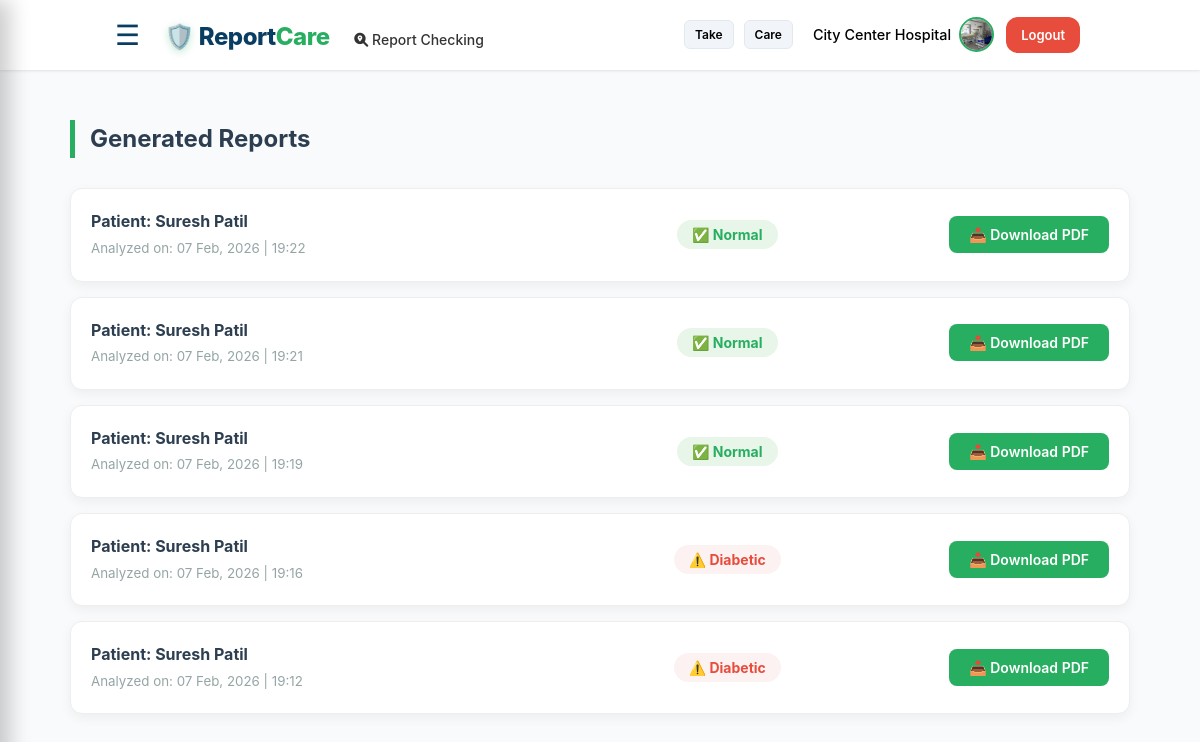
/my-generated-reports (signed in), run on the app's committed database.
### app.py (models this page shows)
class User(db.Model):
    id = db.Column(db.Integer, primary_key=True)
    role = db.Column(db.String(20)) # 'Lab' or 'Other'
    email = db.Column(db.String(100), unique=True, nullable=False)
    password = db.Column(db.String(100), nullable=False)
    name = db.Column(db.String(100))
    phone = db.Column(db.String(20))
    address = db.Column(db.Text)
    license_no = db.Column(db.String(100)) # Special for Lab
    profile_pic = db.Column(db.String(200), default='default_user.png')
    signature_img = db.Column(db.String(200))

class Report(db.Model):
    id = db.Column(db.Integer, primary_key=True)
    patient_id = db.Column(db.Integer, db.ForeignKey('patient.id'))
    prediction_result = db.Column(db.String(100))
    accuracy = db.Column(db.String(20))
    glucose = db.Column(db.Float)
    bp = db.Column(db.Float)
    insulin = db.Column(db.Float)
    bmi = db.Column(db.Float)
    pregnancies = db.Column(db.Integer)
    skin = db.Column(db.Float)
    dpf = db.Column(db.Float)
    remarks = db.Column(db.Text)
    date = db.Column(db.DateTime, default=datetime.utcnow)
    risk_score = db.Column(db.Float)

class Patient(db.Model):
    id = db.Column(db.Integer, primary_key=True)
    lab_id = db.Column(db.Integer, db.ForeignKey('user.id')) # Kis Lab ne create kiya
    name = db.Column(db.String(100), nullable=False)
    age = db.Column(db.Integer)
    gender = db.Column(db.String(10))
    phone = db.Column(db.String(20))
    created_at = db.Column(db.DateTime, default=datetime.utcnow)
    reports = db.relationship('Report', backref='patient', cascade="all, delete-orphan")

### app.py (the view)
@app.route('/my-generated-reports')
def generated_reports():
    if 'user_id' not in session: return redirect(url_for('login'))
    user_id = session['user_id']
    reports = Report.query.join(Patient).filter(Patient.lab_id == user_id).order_by(Report.date.desc()).all()
    return render_template('reports_list.html', title="Generated Reports", reports=reports)

### app.py (called while the page is built)
@app.context_processor
def inject_user():
    user = User.query.get(session.get('user_id')) if 'user_id' in session else None
    return dict(current_user=user)

### templates/reports_list.html
{% extends "base.html" %}
{% block content %}
<div style="max-width: 1100px; margin: 50px auto; padding: 0 20px;">
    <div style="display: flex; justify-content: space-between; align-items: center; margin-bottom: 30px;">
        <h2 style="color: #2c3e50; border-left: 5px solid #27AE60; padding-left: 15px;">{{ title }}</h2>
    </div>
    <div class="reports-container" style="display: flex; flex-direction: column; gap: 15px;">
        {% if reports %}
            {% for report in reports %}
            <div class="report-card" style="background: white; border-radius: 12px; padding: 20px; display: flex; align-items: center; box-shadow: 0 4px 12px rgba(0,0,0,0.05); border: 1px solid #eee;">
                <div style="flex: 2;">
                    <h4 style="margin: 0; color: #2c3e50;">Patient: {{ report.patient.name }}</h4>
                    <small style="color: #95a5a6;">Analyzed on: {{ report.date.strftime('%d %b, %Y | %H:%M') }}</small>
                </div>
                <div style="flex: 1; text-align: center;">
                    {% if report.prediction_result == 'Diabetic' %}
                        <span style="background: #fdf2f2; color: #e74c3c; padding: 6px 15px; border-radius: 20px; font-weight: bold; font-size: 14px;">⚠️ {{ report.prediction_result }}</span>
                    {% else %}
                        <span style="background: #e8f5e9; color: #27AE60; padding: 6px 15px; border-radius: 20px; font-weight: bold; font-size: 14px;">✅ {{ report.prediction_result }}</span>
                    {% endif %}
                </div>
                <div style="flex: 1; text-align: right;">
                    <a href="/download-report/{{ report.id }}" style="text-decoration: none; background: #27AE60; color: white; padding: 10px 20px; border-radius: 8px; font-weight: 600; font-size: 14px; transition: 0.3s;">
                        📥 Download PDF
                    </a>
                </div>
            </div>
            {% endfor %}
        {% else %}
            <div style="text-align: center; padding: 50px; background: white; border-radius: 15px;">
                <p style="color: #7f8c8d; font-size: 18px;">No reports found in the records.</p>
                <a href="/create-patient" style="color: #27AE60; font-weight: bold;">Create a patient to start analysis</a>
            </div>
        {% endif %}
    </div>
</div>
{% endblock %}

### templates/base.html (shortened to what this page needs)
<!DOCTYPE html>
<html lang="en">
<head>
    <link rel="stylesheet" href="/static/css/style.css">
    <link rel="stylesheet" type="text/css" href="https://cdn.jsdelivr.net/npm/toastify-js/src/toastify.min.css">
    <link rel="stylesheet" href="https://cdnjs.cloudflare.com/ajax/libs/font-awesome/6.0.0/css/all.min.css">
</head>
<body>
<nav class="navbar">
    <div class="left">
        <span class="menu" onclick="toggleMenu()" style="margin-right: 15px; cursor:pointer;">☰</span>
        <span class="logo">
            <span class="shield">🛡️</span> Report<span style="color:#27AE60;">Care</span>
        </span>
        <a href="/verifyreport" style="margin-left: 20px; text-decoration: none; color: #333; font-size: 14px; font-weight: 500;">
        <i class="fas fa-search-location"></i> Report Checking
    </a>
    </div>
    <div class="right" style="display: flex; align-items: center; gap: 15px;">
        <div class="lang-buttons">
            <button>Take</button>
            <button>Care</button>
        </div>
        {% if current_user %}
            <div class="user-profile-nav" style="display: flex; align-items: center; gap: 12px;">
                <a href="/profile" style="display: flex; align-items: center; text-decoration: none; gap: 8px;">
                    <span style="color: black; font-size: 0.9rem; font-weight: 500;">{{ current_user.name }}</span>
                    <img src="{{ url_for('static', filename='uploads/profile_pictures/' + (current_user.profile_pic if current_user.profile_pic else 'default_user.png')) }}"
                         class="nav-profile-img" alt="Profile"
                         style="width: 35px; height: 35px; border-radius: 50%; object-fit: cover; border: 2px solid #27AE60;">
                </a>
                <a href="/logout" class="btn logout-btn" style="background-color: #e74c3c; padding: 6px 12px; font-size: 13px;">Logout</a>
            </div>
        {% else %}
            <a href="/login" class="btn">Login</a>
            <a href="/register" class="btn">Register</a>
        {% endif %}
    </div>
</nav>
{% block content %}{% endblock %}
</body>
</html>

### static/css/style.css (style rules this page uses)
:root { --primary: #0A3D62; --secondary: #27AE60; --accent: #10b981; --dark: #1e293b; --light: #f8fafc; --white: #ffffff; --shadow: 0 10px 25px -5px rgba(0, 0, 0, 0.1), 0 8px 10px -6px rgba(0, 0, 0, 0.1); --transition: all 0.3s cubic-bezier(0.4, 0, 0.2, 1); }
* { margin: 0; padding: 0; box-sizing: border-box; font-family: 'Inter', -apple-system, BlinkMacSystemFont, "Segoe UI", Roboto, sans-serif; }
body { background: var(--light); color: var(--dark); line-height: 1.6; }
.navbar { height: 70px; display: flex; align-items: center; justify-content: space-between; background: rgba(255, 255, 255, 0.95); backdrop-filter: blur(10px); padding: 0 10%; box-shadow: 0 1px 3px rgba(0,0,0,0.1); position: sticky; top: 0; z-index: 1200; transition: var(--transition); }
.logo { font-size: 24px; font-weight: 800; letter-spacing: -0.5px; color: var(--primary); text-decoration: none; }
.logo .shield { filter: drop-shadow(0 2px 4px rgba(39, 174, 96, 0.3)); }
.right button { background: #f1f5f9; border: 1px solid #e2e8f0; padding: 6px 12px; border-radius: 8px; margin-right: 5px; font-size: 12px; cursor: pointer; transition: var(--transition); }
.btn { padding: 10px 24px; border-radius: 12px; font-size: 14px; font-weight: 600; color: var(--white); text-decoration: none; background: var(--primary); transition: var(--transition); display: inline-block; }
.menu { font-size: 28px; cursor: pointer; color: var(--primary); padding: 5px; margin-left: -10px; transition: var(--transition); }
.right { display: flex; align-items: center; gap: 12px; }
.lang-buttons { display: flex; gap: 5px; }
.lang-buttons button { background: #f1f5f9; border: 1px solid #e2e8f0; padding: 6px 10px; border-radius: 6px; font-size: 12px; font-weight: 600; cursor: pointer; transition: var(--transition); }
.user-profile-nav { display: flex; align-items: center; gap: 12px; }
.nav-profile-img { width: 40px; height: 40px; border-radius: 50%; object-fit: cover; border: 2px solid var(--secondary); display: block; }
.logout-btn { background-color: #e74c3c !important; padding: 8px 15px !important; font-size: 13px !important; }

### data on the page
User: name "City Center Hospital", profile_pic (picture)
Report: patient.name "Suresh Patil", date "07 Feb, 2026 | 19:22", prediction_result "Normal"
Report: patient.name "Suresh Patil", date "07 Feb, 2026 | 19:21", prediction_result "Normal"
Report: patient.name "Suresh Patil", date "07 Feb, 2026 | 19:19", prediction_result "Normal"
Report: patient.name "Suresh Patil", date "07 Feb, 2026 | 19:16", prediction_result "Diabetic"
Report: patient.name "Suresh Patil", date "07 Feb, 2026 | 19:12", prediction_result "Diabetic"

### other printed values
{{ title }} "Generated Reports"
